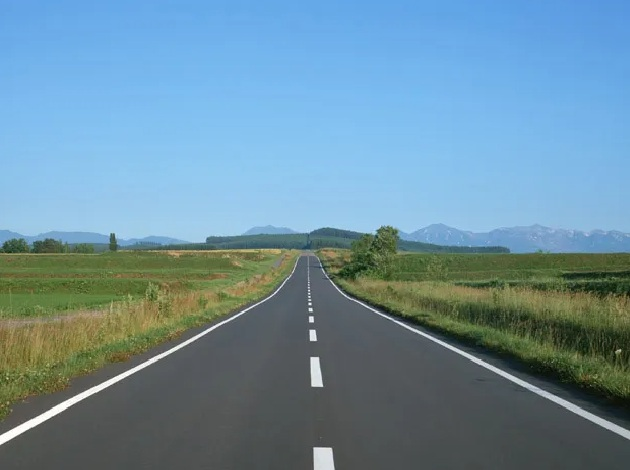
#> input picture road.jpg, 630 x 470 px
$ python hist.py
#> lines starting #> are read from the running program, lines starting #| are printed output that depends on the picture
import cv2
import matplotlib.pyplot as plt

color = cv2.imread('road.jpg')
#> color is the input picture: shape (470, 630, 3); mean B, G, R 158.7, 142, 108.2
gray = cv2.cvtColor(color, cv2.COLOR_BGR2GRAY)
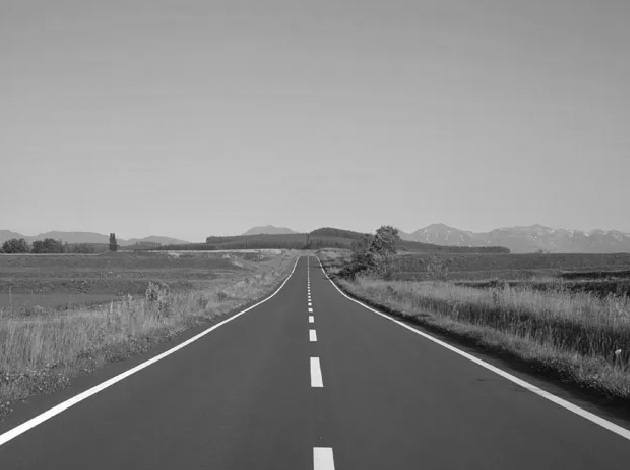
#> gray: shape (470, 630); min 7, max 255, mean 133.8

hist = cv2.calcHist([gray], [0], None, [256], [0, 256])
#> hist = 256 values, max 5270 at index 81, min 0 at index 0, mean 1156.6
print('hist shape:', hist.shape)
#| hist shape: (256, 1)
eq = cv2.equalizeHist(gray)
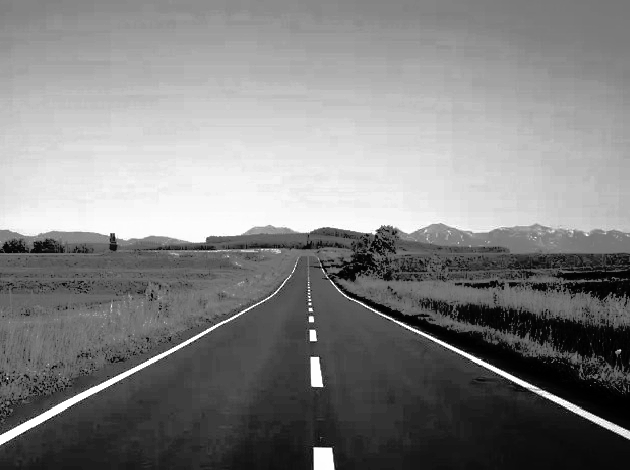
#> eq: shape (470, 630); min 0, max 255, mean 128.8

cv2.imshow('GRAY',gray)
cv2.imshow('EQ',eq)
cv2.waitKey(0)
cv2.destroyAllWindows()

plt.plot(hist, color='gray')
plt.xlim([0,256])
plt.show()
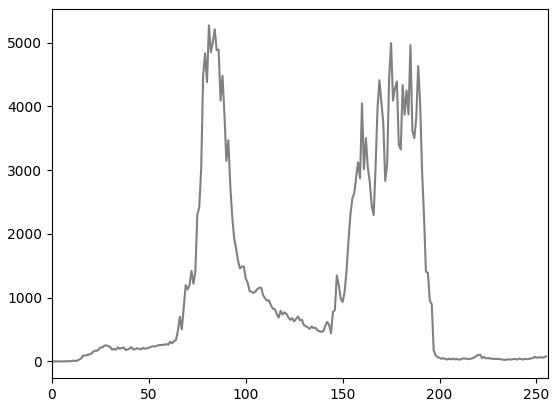
#> figure drawn by matplotlib, 1 panel; curve peaks at x = 81, y = 5270
